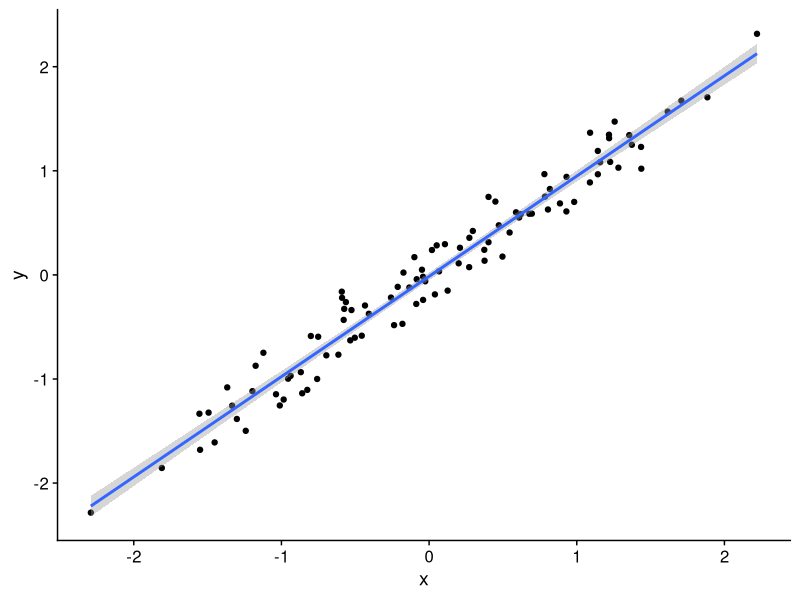

Generate this figure with R:
# a figure

library(dplyr)
library(ggplot2)
library(cowplot)
theme_set(theme_cowplot())

set.seed(298347)
dat <- tibble(x = rnorm(100), 
              y = x + rnorm(100, sd = 0.2))

ggplot(dat, aes(x, y))+
  geom_point() + geom_smooth(method = "lm")
